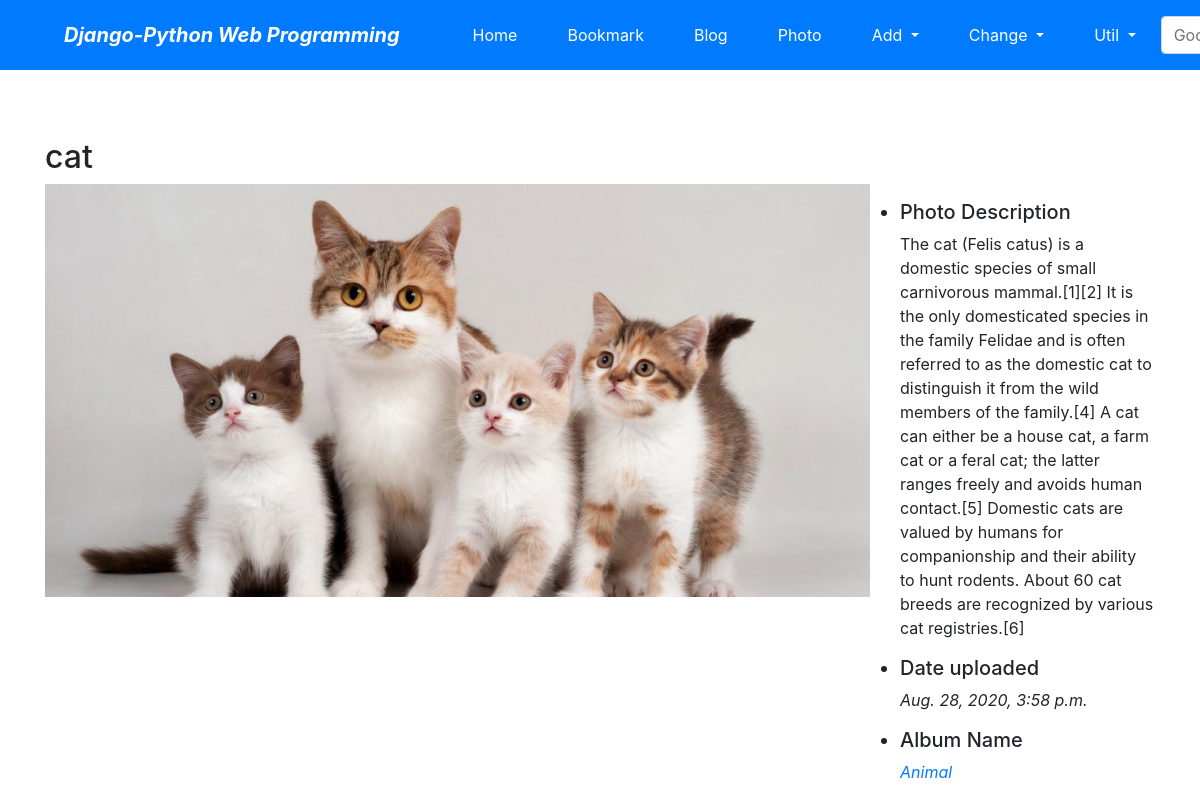
The page /photo/photo/2/ on the database its author committed.
### photo/models.py (models this page shows, shortened)
class Photo(models.Model):
    album = models.ForeignKey(Album, on_delete=models.CASCADE)
    title = models.CharField('TITLE', max_length=30)
    description = models.TextField('Photo Description', blank=True)
    image = ThumbnailImageField('IMAGE', upload_to='photo/%Y/%m')
    upload_dt = models.DateTimeField('UPLOAD DATE', auto_now_add=True)
    owner = models.ForeignKey('auth.User', on_delete=models.CASCADE, verbose_name='OWNER', blank=True, null=True)
    class Meta:
        ordering = ('title',)

class Album(models.Model):
    name = models.CharField('NAME', max_length=30)
    description = models.CharField('One Line Description', max_length=100, blank=True)
    owner = models.ForeignKey('auth.User',on_delete=models.CASCADE, verbose_name='OWNER', blank=True, null=True)
    class Meta:
        ordering = ('name',)

### photo/views.py (the view)
# urls.py: path('photo/<int:pk>/', views.PhotoDV.as_view(), name="photo_detail"),
class PhotoDV(DetailView):
    model = Photo

### photo/templates/photo/photo_detail.html (shortened to what this page needs)
{% extends "base.html" %}
{% block content %}
   <h2 class="mt-5">{{ object.title }}</h2>
    <div class="row">
        <div class="col-md-9">
            <a href="{{ object.get_absolute }}">
                <img src="{{ object.image.url }}" style="width: 100%;">
            </a>
        </div>
        <ul class="col-md-3 mt-3">
            <li class="h5">Photo Description</li>
                {% if object.description %}<p>{{ object.description }}</p>
                {% else %}<p>{blank}</p>{% endif %}
            <li class="h5">Date uploaded</li>
                <p class="font-italic">{{ object.upload_dt }}</p>
            <li class="h5">Album Name</li>
                <p class="font-italic">
                    <a href="{% url 'photo:album_detail' object.album.id %}">{{ object.album.name }}</a>
                </p>
        </ul>
    </div>
{% endblock %}

### rows shown on the page
Photo: title "cat", image (picture), description "The cat (Felis catus) is a domestic species of small carnivorous mammal.[1][2] It is the only domesticated species in the family Felidae and is often referred to as the domestic cat to distinguish it from the wild members of the family.[4] A cat can either be a house cat, a farm cat or a feral cat; the latter ranges freely and avoids human contact.[5] Domestic cats are valued by humans for companionship and their ability to hunt rodents. About 60 cat breeds are recognized by various cat registries.[6]", upload_dt "Aug. 28, 2020, 3:58 p.m.", album.name "Animal"
